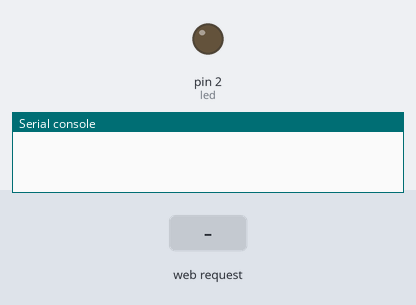
Recording of a program running on a simulated MicroPython board. Shown: output pins drawn as LEDs (lit = HIGH), the last lines printed to the serial console. Inputs (shaded band) come from the test bench.

Above: at 1.2 s.
1.3 s: HTTP request GET /led_on received
At 1.6 s:
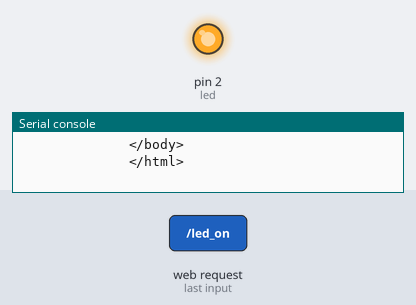
2.8 s: HTTP request GET /led_off received
At 3.9 s:
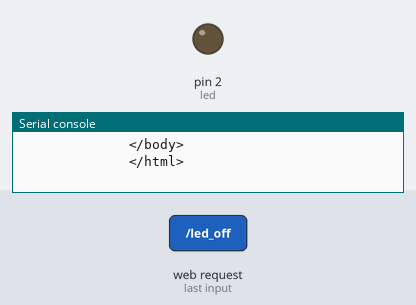
Timing chart, 0 to 5.8 s (numbered marks = the images above; inputs shaded):
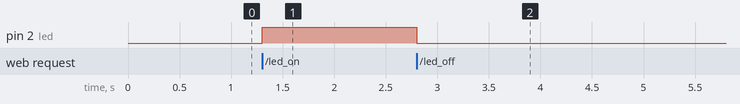

The program:

web_control_led.py
```python
import socket
import machine
import network

v = 0.5

led = machine.Pin(2,machine.Pin.OUT)


def start_webServer(puerto = 80):
    w = network.WLAN(network.STA_IF)
    if w.isconnected():
        print(f'Connect to http://{w.ifconfig()[0]}:{puerto}')

    s = socket.socket(socket.AF_INET, socket.SOCK_STREAM) # Creamos un socket para escuchar
    s.bind(('', puerto)) # conectado al puerto
    s.listen(5) # nos podemos a escuchar

    while True:
        conn, addr = s.accept() # Se bloque hasta que llega una conexión
        print(f'Cliente con IP {addr}')
        request = conn.recv(1024)
        strRequest = str(request)  # convertimos a cadena
        # print(f'Petición: {strRequest}')
        if strRequest.find("/led_on") > 0: # Piden encender el led?
            led.on()
            print('LED ON!')
        if strRequest.find("/led_off") > 0: # Piden apagar el led?
            led.off()
            print('LED OFF!')
        if led.value() == 1:
            led_status = 'On'
        else:
            led_status = 'Off'
        html = f'''<html>
              <head>Control del led</head>
              <body>
              <h3>Control del led</h3>
              <p>Led {led_status}</p>
              <h3>Pulsa el enlace para enceder o apagar el led</h3>
              <p><a href="/led_on" >Encender LED</a></p>
              <p><a href="/led_off" >Apagar LED</a></p>
              </body>
              </html>'''
        print(html)
        conn.send('HTTP/1.1 200 OK\n')
        conn.send('Content-Type: text/html\n')
        conn.send('Connection: close\n\n')
        conn.sendall(html)
        conn.close()

if __name__ == '__main__':
    start_webServer()
```

Measured:
- after the input at 1.3 s, pin 2 (led): LOW → HIGH at once
- after the input at 2.8 s, pin 2 (led): HIGH → LOW at once
